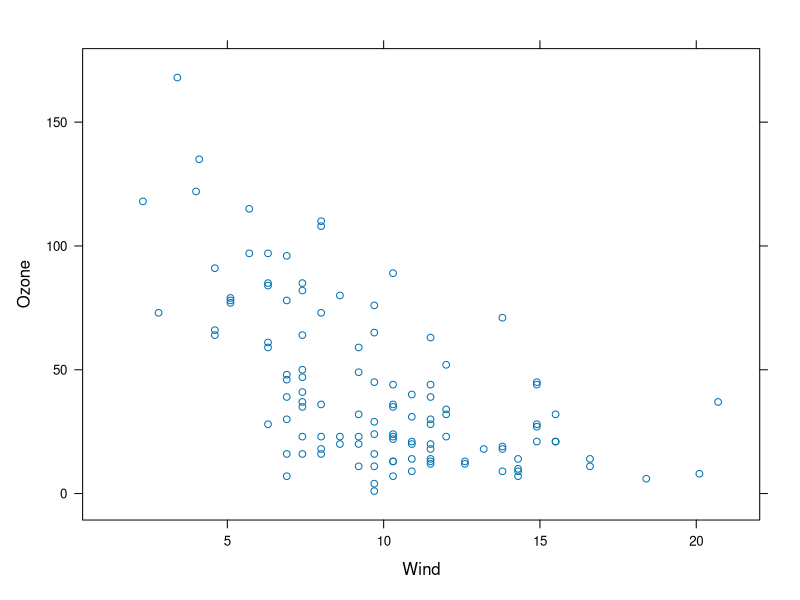
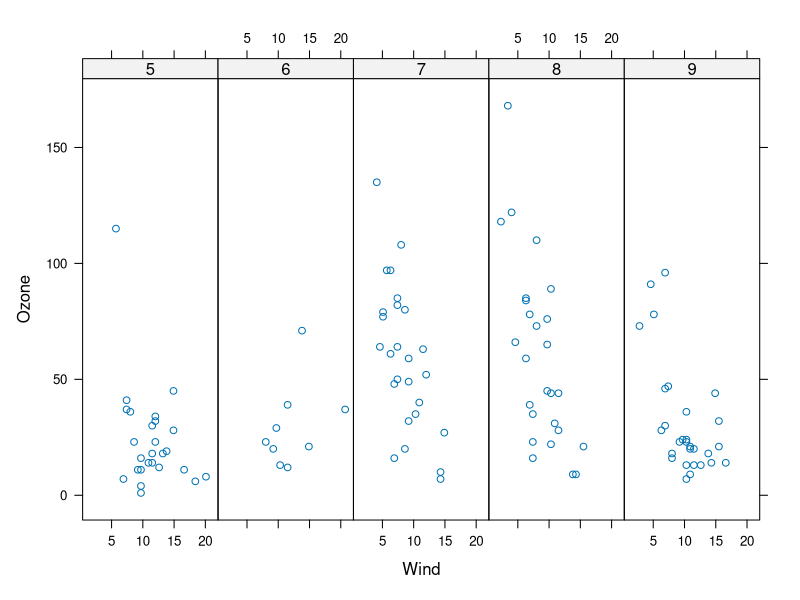
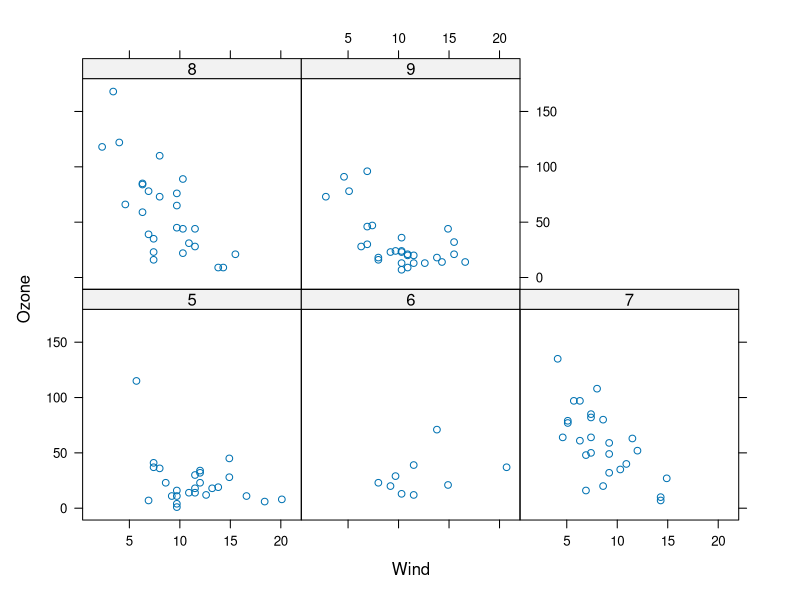
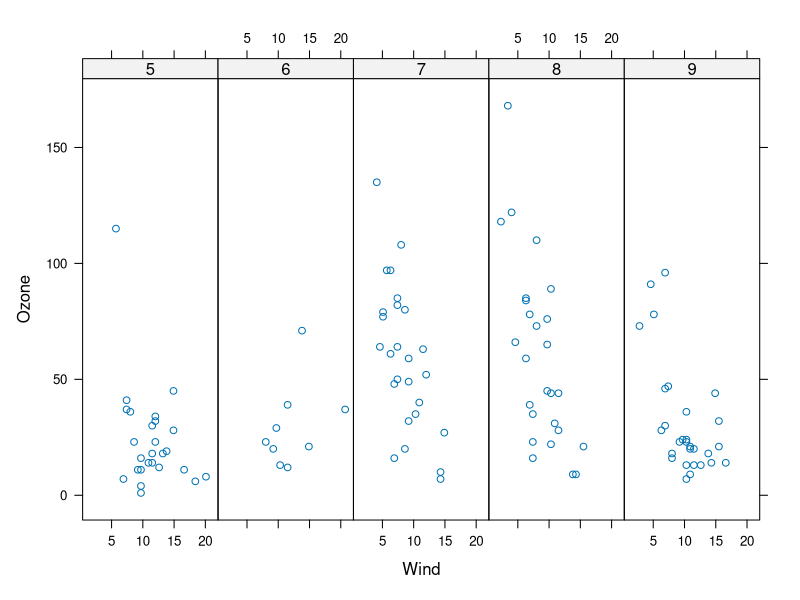

Source code (R) for these figures, in order: (Note: this script raises an error after producing the figures.)
library(lattice)
library(datasets)
#xplot: this is the main function for creating scatterplots
# xyplot(y ~ x | f * G, data)
#f and g are optional conditioning variables
# the * indicates the interaction between the two variables

xyplot(Ozone ~ Wind, data = airquality)

airquality <- transform(airquality,Month = factor(Month))
xyplot(Ozone ~ Wind | Month, data = airquality, layout = c(5,1))
xyplot(Ozone ~ Wind | Month, data = airquality)

#if we want to print later

p <- xyplot(Ozone ~ Wind | as.factor(Month), data = airquality, layout = c(5,1))
print(p)

#Check all the names associated with p
names(p)
#this checks what the value is for "formula
p[["formula"]]

#bwplot: box and whiskers plots (boxplot)
#histogram
#stripplot: like a boxplot but with actual points
#dotplot: plot dots on"violin strings"
#splom: scatterplot matrix: like pairs in the base plotting system
#levelplot, contourplot: for plotting immage data


#Lattice Planel Functions
set.seed(10)
x <- rnorm(100)
y <- rep(0:1, each = 50)
f <- x + f - f * x + rnorm(100, sd = 0.5)
f<- factor(f, labels = c("Group 1", "Group 2"))
xyplot(y ~ x | f, layout = c(2,1)) # Plot with two panels


#Custom Panel Function ad median line

xyplot(y ~ x | f, panel = function(x, y, ...) {
  panel.xyplot(x,y,...) # first call the default pannel
  panel.abline(h = median(y), lty = 2) ## add a horizontal line at the median
})

#Custom Panel Function add Regression line
xyplot(y ~ x | f, panel = function(x, y, ...) {
  panel.xyplot(x,y,...) # first call the default pannel
  panel.lmline(x, y, col =2 ) ## overlay a simple linear regression line
})
